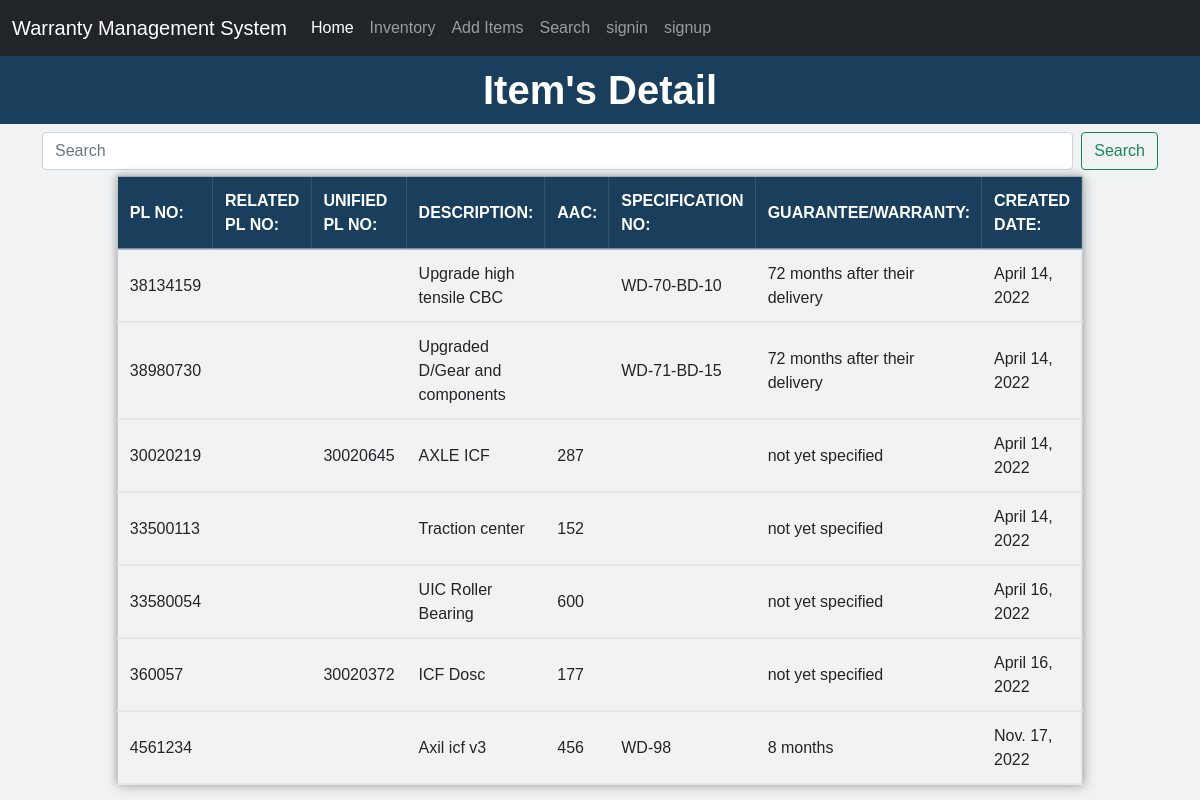
Screenshot of /search with the database file from the repository.
### warranty/models.py (models this page shows, shortened)
class Additem(models.Model):
    plno=models.CharField(max_length=120)
    relatedplno=models.CharField(max_length=120)
    unifiedplno=models.CharField(max_length=120)
    desc=models.CharField(max_length=500)
    aac=models.CharField(max_length=120)
    specno=models.CharField(max_length=500)
    gw=models.CharField(max_length=500)
    date=models.DateField()

### warranty/views.py (the view)
# urls.py: path('search',views.search,name="search")
def search(request):
    if 'q' in request.GET:
        q = request.GET['q']
        multiple_q = Q(Q(plno__icontains=q) | Q(relatedplno__icontains=q) | Q(unifiedplno__icontains=q) )
        data = Additem.objects.filter(multiple_q)
        messages.success(request, 'Your Search Data is.')
    else:
      data = Additem.objects.all()
    context = {
            'data' : data
              }
    return render(request,'search.html',context)

### templates/search.html (shortened to what this page needs)
{% extends 'base.html' %}
{% load static %}
{% block head %}
<link rel="stylesheet" href="{% static 'search.css' %}">
{% endblock head %}
{% block body %}
		<h1>Item's Detail</h1>
       <div class="container">
			<form class="d-flex">
				<input class="form-control me-2" name = "q" type="search" placeholder="Search" aria-label="Search">
				<button class="btn btn-outline-success" type="submit">Search</button>
		  </form>
	   </div>
	  <table>
      		 <tr id="header">
       		     <th>PL NO:</th>
        	     <th>RELATED PL NO:</th>
        	     <th>UNIFIED PL NO:</th>
         	     <th>DESCRIPTION:</th>
            	 <th>AAC:</th>
				 <th>SPECIFICATION NO:</th>
				 <th>GUARANTEE/WARRANTY: </th>
				 <th>CREATED DATE: </th>
             </tr>
			 {%  for data in data %}
      	    <tr>
          	     <td>{{data.plno}} </td>
           		 <td>{{data.relatedplno}} </td>
          	     <td>{{data.unifiedplno}} </td>
          	     <td> {{data.desc}} </td>
           		 <td>{{data.aac}} </td>
				<td>{{data.specno}} </td>
				<td>{{data.gw}} </td>
				<td>{{data.date}} </td>
        	</tr>
			{% endfor %}
      </table>
{% endblock body %}

### static/search.css (style rules this page uses)
body { padding: 0px; margin: 0; font-family: Verdana, Geneva, Tahoma, sans-serif; background: #f1f2f4; }
table { position: absolute; left: 50%; top: 60%; transform: translate(-50%, -50%); border-collapse: collapse; width: 800px; height: 200px; border: 1px solid #bdc3c7; box-shadow: 2px 2px 12px rgba(0, 0, 0, 0.2), -1px -1px 8px rgba(0, 0, 0, 0.2); }
tr { transition: all .2s ease-in; cursor: pointer; }
th, td { padding: 12px; text-align: left; border-bottom: 1px solid #ddd; }
#header { background-color: #1a3f5d; color: #fff; }
h1 { font-weight: 600; text-align: center; background-color: #1a3f5d; color: #fff; padding: 10px 0px; }

### rows the page displays
Additem: plno "38134159", desc "Upgrade high tensile CBC", specno "WD-70-BD-10", gw "72 months after their delivery", date "April 14, 2022"
Additem: plno "38980730", desc "Upgraded D/Gear and components", specno "WD-71-BD-15", gw "72 months after their delivery", date "April 14, 2022"
Additem: plno "30020219", unifiedplno "30020645", desc "AXLE ICF", aac "287", gw "not yet specified", date "April 14, 2022"
Additem: plno "33500113", desc "Traction center", aac "152", gw "not yet specified", date "April 14, 2022"
Additem: plno "33580054", desc "UIC Roller Bearing", aac "600", gw "not yet specified", date "April 16, 2022"
Additem: plno "360057", unifiedplno "30020372", desc "ICF Dosc", aac "177", gw "not yet specified", date "April 16, 2022"
Additem: plno "4561234", desc "Axil icf v3", aac "456", specno "WD-98", gw "8 months", date "Nov. 17, 2022"
